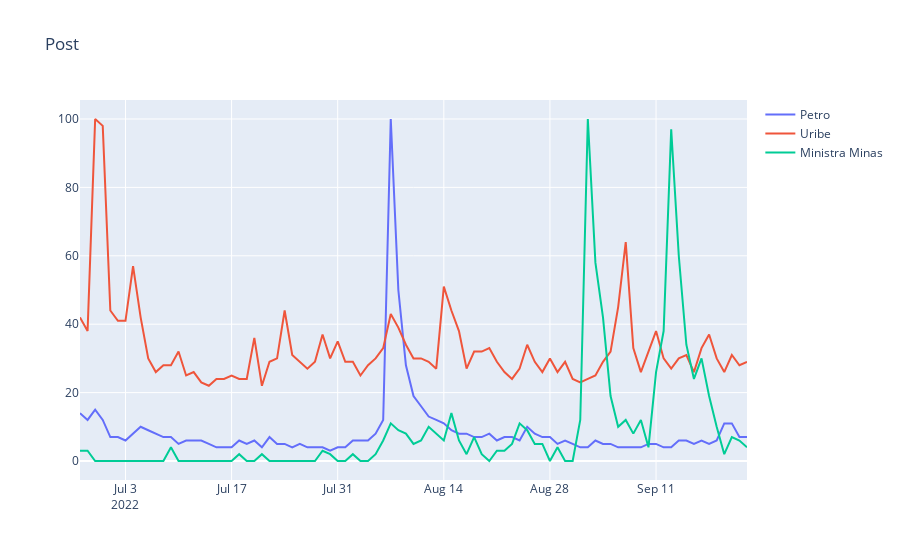

Notebook code for this chart:
### Code cell
import plotly
import plotly.graph_objects as go
from plotly.offline import download_plotlyjs, init_notebook_mode, iplot
import plotly.offline as pyo
init_notebook_mode(connected=True)

trace = [go.Scatter(
x = trendframe.index,
y = trendframe[col], name=col) for col in trendframe.columns]

data = trace
layout = go.Layout(title='Post', showlegend=True)
fig = go.Figure(data=data, layout=layout)

iplot(fig)
